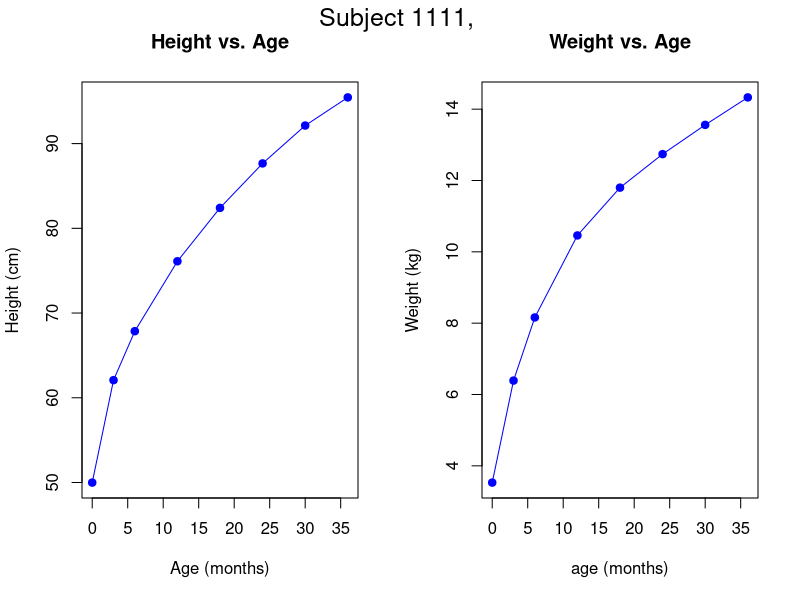
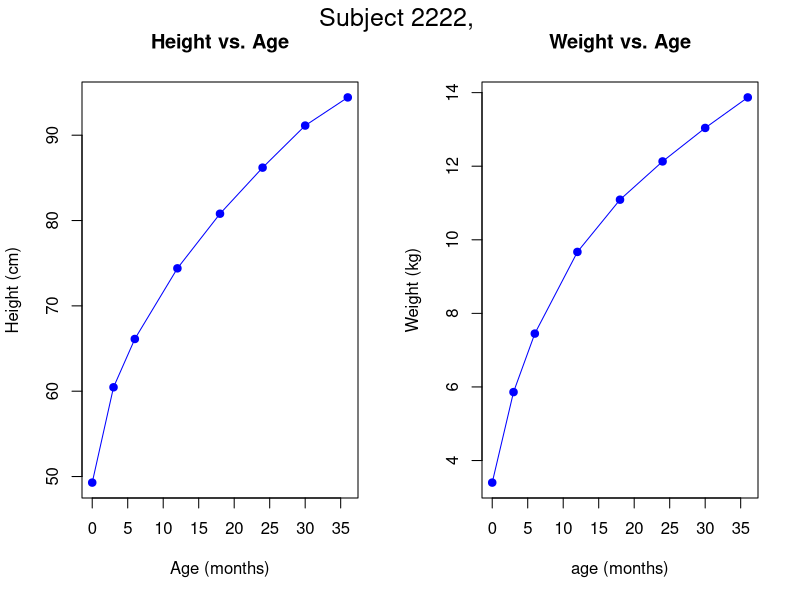

Recreate these plots in R, in order.
# Infant Example
# Create an S3 class object infant

# Define constructor for infant class.
infant <- function(theid, thegender, theage, theht, thewt) {
   out <- list(id=theid, gender=thegender, 
      data=data.frame(age.mon=theage, ht.cm=theht, wt.kg=thewt))
   class(out) <- "infant"
   invisible(out)
}

# Define print method for infant class
print.infant <- function(object) {
   cat("id: ", object$id, "\ngender:", object$gender, "\nData:\n")
   print(object$data)
}

# Define plot method for infant class
plot.infant <- function(object) {
   data <- object$data
   par(mfrow=c(1,2))
   plot(data$age, data$ht.cm, type="o", pch=19, col="blue",
      xlab="Age (months)", ylab="Height (cm)", main="Height vs. Age")
   plot(data$age, data$wt.kg, type="o", pch=19, col="blue",
      xlab="age (months)", ylab="Weight (kg)", main="Weight vs. Age")
   mtext(paste("Subject ", object$id,", ", toupper(object$sex), sep=""), 
      side=3, outer=TRUE, line=-1.5, cex=1.5)
}

# Infant data.
age = c(0, 3, 6, 12, 18, 24, 30, 36)
male.wts = c( 3.53, 6.39, 8.16, 10.46, 11.80, 12.74, 13.56, 14.33)
female.wts = c( 3.40, 5.86, 7.45, 9.67, 11.09, 12.13, 13.04, 13.87)
male.hts = c(49.99, 62.08, 67.86, 76.11, 82.41, 87.66, 92.13, 95.45)
female.hts = c(49.29, 60.46, 66.12, 74.40, 80.80, 86.20, 91.13, 94.43)

# Create infant objects
boybaby <- infant(1111, "male", age, male.hts, male.wts)
girlbaby <- infant(2222, "female", age, female.hts, female.wts)

# Show class information about infant objects.
class(boybaby)
class(girlbaby)

# Print infant objects
boybaby 
girlbaby

# Plot infant objects
par(ask=T)
plot(boybaby)
plot(girlbaby)
par(ask=F)


